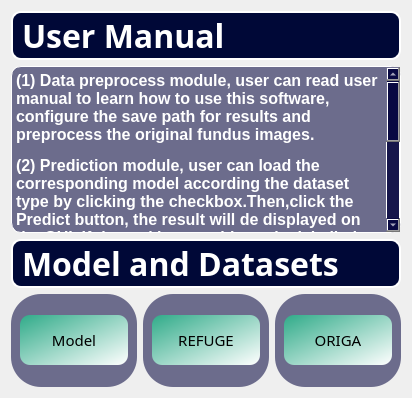
                   <widget class="QWidget" name="introduction">
                    <property name="font">
                     <font>
                      <family>Arial</family>
                      <pointsize>8</pointsize>
                     </font>
                    </property>
                    <attribute name="title">
                     <string>Tab 1</string>
                    </attribute>
                    <layout class="QHBoxLayout" name="horizontalLayout_16">
                     <item>
                      <layout class="QVBoxLayout" name="verticalLayout_9" stretch="3,2">
                       <item>
                        <layout class="QVBoxLayout" name="verticalLayout_11">
                         <item>
                          <widget class="QLabel" name="user_manual_label">
                           <property name="font">
                            <font>
                             <family>微软雅黑</family>
                             <pointsize>24</pointsize>
                             <weight>75</weight>
                             <bold>true</bold>
                            </font>
                           </property>
                           <property name="styleSheet">
                            <string notr="true">background-color:rgb(0, 8, 55);
color:white;
border:2px solid white;
border-radius:10px;</string>
                           </property>
                           <property name="text">
                            <string>User Manual</string>
                           </property>
                          </widget>
                         </item>
                         <item>
                          <widget class="QTextEdit" name="manual_content">
                           <property name="styleSheet">
                            <string notr="true">background-color: rgb(0, 0, 59,140);
border:1px solid white;
border-radius:10px;
color:white</string>
                           </property>
                           <property name="html">
                            <string>&lt;!DOCTYPE HTML PUBLIC &quot;-//W3C//DTD HTML 4.0//EN&quot; &quot;http://www.w3.org/TR/REC-html40/strict.dtd&quot;&gt;
&lt;html&gt;&lt;head&gt;&lt;meta name=&quot;qrichtext&quot; content=&quot;1&quot; /&gt;&lt;style type=&quot;text/css&quot;&gt;
p, li { white-space: pre-wrap; }
&lt;/style&gt;&lt;/head&gt;&lt;body style=&quot; font-family:'SimSun'; font-size:9pt; font-weight:400; font-style:normal;&quot;&gt;
&lt;p style=&quot; margin-top:0px; margin-bottom:0px; margin-left:0px; margin-right:0px; -qt-block-indent:0; text-indent:0px;&quot;&gt;&lt;span style=&quot; font-size:12pt; font-weight:600; color:#ffffff;&quot;&gt;(1) Data preprocess module, user can read user manual to learn how to use this software, configure the save path for results and preprocess the original fundus images.&lt;/span&gt;&lt;span style=&quot; font-weight:600; color:#ffffff;&quot;&gt; &lt;/span&gt;&lt;/p&gt;
&lt;p style=&quot; margin-top:12px; margin-bottom:12px; margin-left:0px; margin-right:0px; -qt-block-indent:0; text-indent:0px;&quot;&gt;&lt;span style=&quot; font-size:12pt; font-weight:600; color:#ffffff;&quot;&gt;(2) Prediction module, user can load the corresponding model according the dataset type by clicking the checkbox.Then,click the Predict button, the result will de displayed on the GUI. If the real image without the labelled file is predicted. GUI will only show the segmented image without the metrics due to the missing mask.&lt;/span&gt;&lt;/p&gt;
&lt;p style=&quot; margin-top:12px; margin-bottom:12px; margin-left:0px; margin-right:0px; -qt-block-indent:0; text-indent:0px;&quot;&gt;&lt;span style=&quot; font-size:12pt; font-weight:600; color:#ffffff;&quot;&gt;(3）Batch Processing module, users can select many images at a time. And they system will generate the PDF reports. In addition, users can select the indicators by clicking the four checkboxes.&lt;/span&gt;&lt;/p&gt;&lt;/body&gt;&lt;/html&gt;</string>
                           </property>
                          </widget>
                         </item>
                        </layout>
                       </item>
                       <item>
                        <layout class="QVBoxLayout" name="verticalLayout_10" stretch="1,3">
                         <item>
                          <widget class="QLabel" name="model_and_datasets_label">
                           <property name="font">
                            <font>
                             <family>微软雅黑</family>
                             <pointsize>24</pointsize>
                             <weight>75</weight>
                             <bold>true</bold>
                            </font>
                           </property>
                           <property name="styleSheet">
                            <string notr="true">background-color:rgb(0, 8, 55);
color:white;
border:2px solid white;
border-radius:10px;</string>
                           </property>
                           <property name="text">
                            <string>Model and Datasets</string>
                           </property>
                          </widget>
                         </item>
                         <item>
                          <layout class="QHBoxLayout" name="horizontalLayout_17">
                           <item>
                            <widget class="QFrame" name="frame_2">
                             <property name="styleSheet">
                              <string notr="true">background-color: rgb(0, 0, 59,140);
border-radius:30px
</string>
                             </property>
                             <property name="frameShape">
                              <enum>QFrame::StyledPanel</enum>
                             </property>
                             <property name="frameShadow">
                              <enum>QFrame::Raised</enum>
                             </property>
                             <layout class="QHBoxLayout" name="horizontalLayout_18">
                              <item>
                               <widget class="QPushButton" name="model_button">
                                <property name="sizePolicy">
                                 <sizepolicy hsizetype="Fixed" vsizetype="Fixed">
                                  <horstretch>0</horstretch>
                                  <verstretch>0</verstretch>
                                 </sizepolicy>
                                </property>
                                <property name="minimumSize">
                                 <size>
                                  <width>108</width>
                                  <height>50</height>
                                 </size>
                                </property>
                                <property name="font">
                                 <font>
                                  <family>微软雅黑</family>
                                  <pointsize>11</pointsize>
                                 </font>
                                </property>
                                <property name="styleSheet">
                                 <string notr="true">border-radius:10px;
background-color: qlineargradient(spread:pad, x1:0, y1:0, x2:1, y2:1, stop:0 rgba(48, 171, 137, 255), stop:1 rgba(255, 255, 255, 255));</string>
                                </property>
                                <property name="text">
                                 <string>Model</string>
                                </property>
                               </widget>
                              </item>
                             </layout>
                            </widget>
                           </item>
                           <item>
                            <widget class="QFrame" name="frame_3">
                             <property name="styleSheet">
                              <string notr="true">background-color: rgb(0, 0, 59,140);
border-radius:30px
</string>
                             </property>
                             <property name="frameShape">
                              <enum>QFrame::StyledPanel</enum>
                             </property>
                             <property name="frameShadow">
                              <enum>QFrame::Raised</enum>
                             </property>
                             <layout class="QHBoxLayout" name="horizontalLayout_19">
                              <item>
                               <widget class="QPushButton" name="refuge_button">
                                <property name="sizePolicy">
                                 <sizepolicy hsizetype="Fixed" vsizetype="Fixed">
                                  <horstretch>0</horstretch>
                                  <verstretch>0</verstretch>
                                 </sizepolicy>
                                </property>
                                <property name="minimumSize">
                                 <size>
                                  <width>108</width>
                                  <height>50</height>
                                 </size>
                                </property>
                                <property name="font">
                                 <font>
                                  <family>微软雅黑</family>
                                  <pointsize>11</pointsize>
                                 </font>
                                </property>
                                <property name="styleSheet">
                                 <string notr="true">border-radius:10px;
background-color: qlineargradient(spread:pad, x1:0, y1:0, x2:1, y2:1, stop:0 rgba(48, 171, 137, 255), stop:1 rgba(255, 255, 255, 255));</string>
                                </property>
                                <property name="text">
                                 <string>REFUGE</string>
                                </property>
                               </widget>
                              </item>
                             </layout>
                            </widget>
                           </item>
                           <item>
                            <widget class="QFrame" name="frame_5">
                             <property name="styleSheet">
                              <string notr="true">background-color: rgb(0, 0, 59,140);
border-radius:30px
</string>
                             </property>
                             <property name="frameShape">
                              <enum>QFrame::StyledPanel</enum>
                             </property>
                             <property name="frameShadow">
                              <enum>QFrame::Raised</enum>
                             </property>
                             <layout class="QHBoxLayout" name="horizontalLayout_20">
                              <item>
                               <widget class="QPushButton" name="origa_button">
                                <property name="sizePolicy">
                                 <sizepolicy hsizetype="Fixed" vsizetype="Fixed">
                                  <horstretch>0</horstretch>
                                  <verstretch>0</verstretch>
                                 </sizepolicy>
                                </property>
                                <property name="minimumSize">
                                 <size>
                                  <width>108</width>
                                  <height>50</height>
                                 </size>
                                </property>
                                <property name="font">
                                 <font>
                                  <family>微软雅黑</family>
                                  <pointsize>11</pointsize>
                                 </font>
                                </property>
                                <property name="styleSheet">
                                 <string notr="true">border-radius:10px;
background-color: qlineargradient(spread:pad, x1:0, y1:0, x2:1, y2:1, stop:0 rgba(48, 171, 137, 255), stop:1 rgba(255, 255, 255, 255));</string>
                                </property>
                                <property name="text">
                                 <string>ORIGA</string>
                                </property>
                               </widget>
                              </item>
                             </layout>
                            </widget>
                           </item>
                          </layout>
                         </item>
                        </layout>
                       </item>
                      </layout>
                     </item>
                    </layout>
                   </widget>
